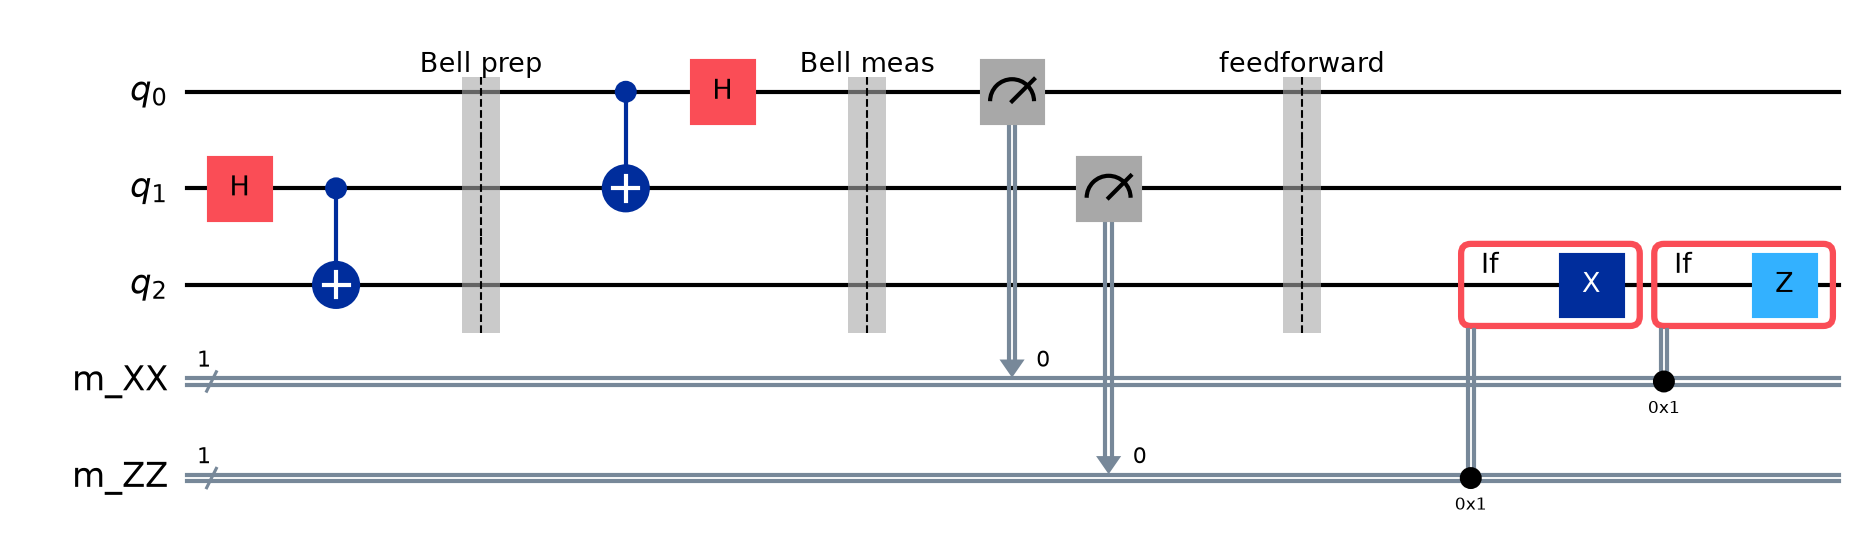

Reproduce this figure in Python.
"""Render the Bell-pair teleportation circuit figure used in the tutorial.

This script intentionally lives outside the ``gen_*.py`` family so that
``run_generators.py`` (which discovers ``gen_*.py`` recursively) does not
re-render the figure on every ``make tutorial`` invocation.  The output
PNG is committed to the repository; regenerate it manually with::

    python teleport_timeline.py

The circuit is drawn at the LOGICAL level: each ``q0`` / ``q1`` / ``q2``
line stands in for a 9-qubit distance-3 surface-code patch, and the
syndrome-extraction noise inside each patch is omitted so the timeline
emphasises the Bell-pair preparation, Bell-basis measurement, and
classically-conditioned Pauli corrections.

The circuit body matches the gadget body used by every variant in the
chapter (``TeleportRepropagate`` / ``TeleportConditional`` /
``TeleportProgramConditionalMemoryZ``):

* ``H 1`` + ``CX 1 2``         — prepare Bell pair on q1, q2
* ``CX 0 1`` + ``H 0``         — rotate q0/q1 into the Bell basis
* ``M 0`` (m_XX), ``M 1`` (m_ZZ) — Bell-basis measurement
* ``X 2`` if ``m_ZZ = 1``,
  ``Z 2`` if ``m_XX = 1``       — feedforward Pauli corrections

Qiskit's matplotlib drawer is used for a cleaner rendering than the
stim ``timeline-svg`` output.
"""

import os

from qiskit import ClassicalRegister, QuantumCircuit, QuantumRegister

THIS_DIR = os.path.dirname(os.path.abspath(__file__))
DEFAULT_OUTPUT = os.path.join(THIS_DIR, "teleport_timeline.png")


def build_teleportation_circuit() -> QuantumCircuit:
    """Return the 3-qubit Bell-pair teleportation circuit."""
    q = QuantumRegister(3, "q")
    m_xx = ClassicalRegister(1, "m_XX")
    m_zz = ClassicalRegister(1, "m_ZZ")
    qc = QuantumCircuit(q, m_xx, m_zz)

    qc.h(1)
    qc.cx(1, 2)
    qc.barrier(label="Bell prep")

    qc.cx(0, 1)
    qc.h(0)
    qc.barrier(label="Bell meas")
    qc.measure(0, m_xx[0])
    qc.measure(1, m_zz[0])
    qc.barrier(label="feedforward")

    with qc.if_test((m_zz, 1)):
        qc.x(2)
    with qc.if_test((m_xx, 1)):
        qc.z(2)

    return qc


def generate_teleport_timeline_png(out_path: str = DEFAULT_OUTPUT) -> None:
    """Render the teleportation circuit as a PNG using qiskit's mpl drawer."""
    qc = build_teleportation_circuit()
    fig = qc.draw("mpl", style="iqp", fold=-1)
    fig.savefig(out_path, dpi=150, bbox_inches="tight")
    print(f"    -> {os.path.basename(out_path)}")


if __name__ == "__main__":
    generate_teleport_timeline_png()
